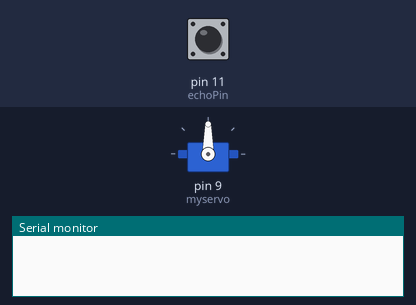
A sketch run on a simulated Arduino Uno, built with avr-gcc and run on an emulated ATmega328P. Parts: servo, the last lines printed to the serial monitor. The test bench sets the inputs (shaded band); at power-on: pin 11 (echoPin) LOW.

Above: at 0.1 s.
At 4.4 s:
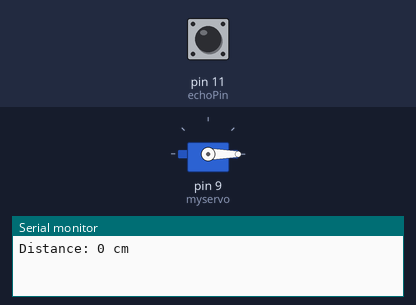
4.5 s: pin 11 (echoPin) pulsed HIGH 5 times (0.12 s each, 0.3 s apart)
At 5.8 s:
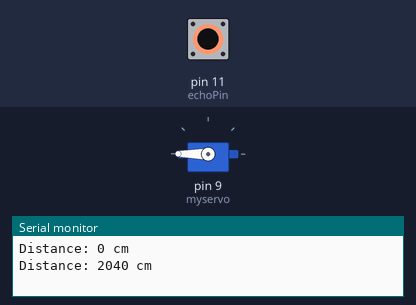
Timing chart, 0 to 9.7 s (numbered marks = the images above; inputs shaded):
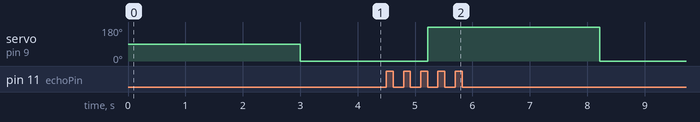

The sketch:

Contact_Less_Sanitizing_Machine.ino
```cpp
#include <Servo.h>

const int trigPin = 8;
const int echoPin = 11;

long duration;
int distance;

Servo myservo;

int pos = 0;

void setup() {
  myservo.attach(9);
  pinMode(trigPin, OUTPUT);
  pinMode(echoPin, INPUT);
  Serial.begin(9600);
}

void loop()
{
  digitalWrite(trigPin, LOW);
  delay(1000);
  digitalWrite(trigPin, HIGH);
  delay(1000);
  digitalWrite(trigPin, LOW);

  duration = pulseIn(echoPin, HIGH);

  distance = duration * 0.034/2;

  Serial.print("Distance: ");
  Serial.print(distance);
  Serial.println(" cm");

  myservo.write(180);
  if(distance <= 15)
  {
    myservo.write(0);
    }
}
```

Measured:
- after the input at 4.5 s, servo on pin 9 (myservo): 0° → 180° after 0.72 s, → 0° 3.0 s later
